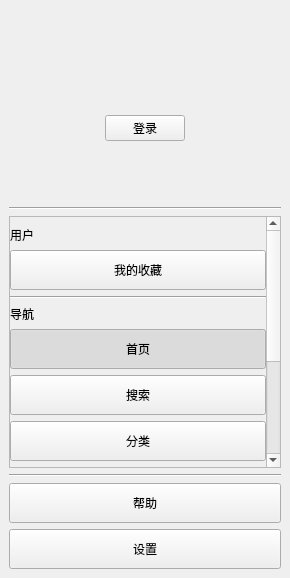
<?xml version="1.0" encoding="UTF-8"?>
<ui version="4.0">
 <class>Navigation</class>
 <widget class="QWidget" name="Navigation">
  <property name="geometry">
   <rect>
    <x>0</x>
    <y>0</y>
    <width>290</width>
    <height>578</height>
   </rect>
  </property>
  <property name="windowTitle">
   <string>导航</string>
  </property>
  <property name="styleSheet">
   <string notr="true"/>
  </property>
  <layout class="QVBoxLayout" name="verticalLayout_2">
   <property name="spacing">
    <number>6</number>
   </property>
   <property name="leftMargin">
    <number>0</number>
   </property>
   <property name="topMargin">
    <number>0</number>
   </property>
   <property name="rightMargin">
    <number>0</number>
   </property>
   <property name="bottomMargin">
    <number>0</number>
   </property>
   <item>
    <widget class="QWidget" name="widget" native="true">
     <layout class="QVBoxLayout" name="verticalLayout">
      <item alignment="Qt::AlignHCenter">
       <widget class="HeadLabel" name="picLabel">
        <property name="minimumSize">
         <size>
          <width>100</width>
          <height>100</height>
         </size>
        </property>
        <property name="maximumSize">
         <size>
          <width>100</width>
          <height>100</height>
         </size>
        </property>
        <property name="text">
         <string/>
        </property>
        <property name="pixmap">
         <pixmap resource="../../res/images.qrc">:/png/icon/placeholder_avatar.png</pixmap>
        </property>
        <property name="scaledContents">
         <bool>true</bool>
        </property>
       </widget>
      </item>
      <item alignment="Qt::AlignHCenter">
       <widget class="QPushButton" name="pushButton">
        <property name="sizePolicy">
         <sizepolicy hsizetype="Maximum" vsizetype="Fixed">
          <horstretch>0</horstretch>
          <verstretch>0</verstretch>
         </sizepolicy>
        </property>
        <property name="focusPolicy">
         <enum>Qt::NoFocus</enum>
        </property>
        <property name="text">
         <string>登录</string>
        </property>
       </widget>
      </item>
      <item>
       <widget class="QLabel" name="nameLabel">
        <property name="text">
         <string/>
        </property>
       </widget>
      </item>
      <item>
       <widget class="QLabel" name="titleLabel">
        <property name="minimumSize">
         <size>
          <width>150</width>
          <height>0</height>
         </size>
        </property>
        <property name="text">
         <string/>
        </property>
       </widget>
      </item>
      <item>
       <layout class="QHBoxLayout" name="horizontalLayout">
        <item>
         <widget class="QLabel" name="expLabel">
          <property name="text">
           <string/>
          </property>
         </widget>
        </item>
        <item>
         <widget class="QLabel" name="levelLabel">
          <property name="text">
           <string/>
          </property>
         </widget>
        </item>
       </layout>
      </item>
      <item>
       <widget class="Line" name="line_4">
        <property name="orientation">
         <enum>Qt::Horizontal</enum>
        </property>
       </widget>
      </item>
      <item>
       <widget class="SmoothScrollArea" name="scrollArea">
        <property name="widgetResizable">
         <bool>true</bool>
        </property>
        <widget class="QWidget" name="scrollAreaWidgetContents">
         <property name="geometry">
          <rect>
           <x>0</x>
           <y>-131</y>
           <width>253</width>
           <height>378</height>
          </rect>
         </property>
         <layout class="QVBoxLayout" name="verticalLayout_3">
          <property name="spacing">
           <number>6</number>
          </property>
          <property name="leftMargin">
           <number>0</number>
          </property>
          <property name="topMargin">
           <number>9</number>
          </property>
          <property name="rightMargin">
           <number>0</number>
          </property>
          <property name="bottomMargin">
           <number>9</number>
          </property>
          <item>
           <widget class="QLabel" name="label">
            <property name="text">
             <string>用户</string>
            </property>
           </widget>
          </item>
          <item>
           <widget class="QToolButton" name="collectButton">
            <property name="sizePolicy">
             <sizepolicy hsizetype="Expanding" vsizetype="Fixed">
              <horstretch>0</horstretch>
              <verstretch>0</verstretch>
             </sizepolicy>
            </property>
            <property name="minimumSize">
             <size>
              <width>150</width>
              <height>40</height>
             </size>
            </property>
            <property name="focusPolicy">
             <enum>Qt::NoFocus</enum>
            </property>
            <property name="text">
             <string>我的收藏</string>
            </property>
            <property name="icon">
             <iconset>
              <normaloff>:/images/menu/Contact.png</normaloff>:/images/menu/Contact.png</iconset>
            </property>
            <property name="iconSize">
             <size>
              <width>32</width>
              <height>32</height>
             </size>
            </property>
            <property name="checkable">
             <bool>true</bool>
            </property>
            <property name="toolButtonStyle">
             <enum>Qt::ToolButtonTextBesideIcon</enum>
            </property>
            <attribute name="buttonGroup">
             <string notr="true">buttonGroup</string>
            </attribute>
           </widget>
          </item>
          <item>
           <widget class="Line" name="line">
            <property name="orientation">
             <enum>Qt::Horizontal</enum>
            </property>
           </widget>
          </item>
          <item>
           <widget class="QLabel" name="label_2">
            <property name="text">
             <string>导航</string>
            </property>
           </widget>
          </item>
          <item>
           <widget class="QToolButton" name="indexButton">
            <property name="sizePolicy">
             <sizepolicy hsizetype="Expanding" vsizetype="Fixed">
              <horstretch>0</horstretch>
              <verstretch>0</verstretch>
             </sizepolicy>
            </property>
            <property name="minimumSize">
             <size>
              <width>150</width>
              <height>40</height>
             </size>
            </property>
            <property name="focusPolicy">
             <enum>Qt::NoFocus</enum>
            </property>
            <property name="text">
             <string>首页</string>
            </property>
            <property name="icon">
             <iconset>
              <normaloff>:/images/menu/Contact.png</normaloff>:/images/menu/Contact.png</iconset>
            </property>
            <property name="iconSize">
             <size>
              <width>32</width>
              <height>32</height>
             </size>
            </property>
            <property name="checkable">
             <bool>true</bool>
            </property>
            <property name="checked">
             <bool>true</bool>
            </property>
            <property name="popupMode">
             <enum>QToolButton::DelayedPopup</enum>
            </property>
            <property name="toolButtonStyle">
             <enum>Qt::ToolButtonTextBesideIcon</enum>
            </property>
            <property name="arrowType">
             <enum>Qt::NoArrow</enum>
            </property>
            <attribute name="buttonGroup">
             <string notr="true">buttonGroup</string>
            </attribute>
           </widget>
          </item>
          <item>
           <widget class="QToolButton" name="searchButton">
            <property name="sizePolicy">
             <sizepolicy hsizetype="Expanding" vsizetype="Fixed">
              <horstretch>0</horstretch>
              <verstretch>0</verstretch>
             </sizepolicy>
            </property>
            <property name="minimumSize">
             <size>
              <width>150</width>
              <height>40</height>
             </size>
            </property>
            <property name="focusPolicy">
             <enum>Qt::NoFocus</enum>
            </property>
            <property name="text">
             <string>搜索</string>
            </property>
            <property name="icon">
             <iconset>
              <normaloff>:/images/menu/Contact.png</normaloff>:/images/menu/Contact.png</iconset>
            </property>
            <property name="iconSize">
             <size>
              <width>32</width>
              <height>32</height>
             </size>
            </property>
            <property name="checkable">
             <bool>true</bool>
            </property>
            <property name="popupMode">
             <enum>QToolButton::DelayedPopup</enum>
            </property>
            <property name="toolButtonStyle">
             <enum>Qt::ToolButtonTextBesideIcon</enum>
            </property>
            <property name="arrowType">
             <enum>Qt::NoArrow</enum>
            </property>
            <attribute name="buttonGroup">
             <string notr="true">buttonGroup</string>
            </attribute>
           </widget>
          </item>
          <item>
           <widget class="QToolButton" name="categoryButton">
            <property name="sizePolicy">
             <sizepolicy hsizetype="Expanding" vsizetype="Fixed">
              <horstretch>0</horstretch>
              <verstretch>0</verstretch>
             </sizepolicy>
            </property>
            <property name="minimumSize">
             <size>
              <width>150</width>
              <height>40</height>
             </size>
            </property>
            <property name="focusPolicy">
             <enum>Qt::NoFocus</enum>
            </property>
            <property name="text">
             <string>分类</string>
            </property>
            <property name="icon">
             <iconset>
              <normaloff>:/images/menu/Contact.png</normaloff>:/images/menu/Contact.png</iconset>
            </property>
            <property name="iconSize">
             <size>
              <width>32</width>
              <height>32</height>
             </size>
            </property>
            <property name="checkable">
             <bool>true</bool>
            </property>
            <property name="popupMode">
             <enum>QToolButton::DelayedPopup</enum>
            </property>
            <property name="toolButtonStyle">
             <enum>Qt::ToolButtonTextBesideIcon</enum>
            </property>
            <property name="arrowType">
             <enum>Qt::NoArrow</enum>
            </property>
            <attribute name="buttonGroup">
             <string notr="true">buttonGroup</string>
            </attribute>
           </widget>
          </item>
          <item>
           <widget class="QToolButton" name="commentButton">
            <property name="sizePolicy">
             <sizepolicy hsizetype="Expanding" vsizetype="Fixed">
              <horstretch>0</horstretch>
              <verstretch>0</verstretch>
             </sizepolicy>
            </property>
            <property name="minimumSize">
             <size>
              <width>150</width>
              <height>40</height>
             </size>
            </property>
            <property name="focusPolicy">
             <enum>Qt::NoFocus</enum>
            </property>
            <property name="text">
             <string>评论</string>
            </property>
            <property name="icon">
             <iconset>
              <normaloff>:/images/menu/Contact.png</normaloff>:/images/menu/Contact.png</iconset>
            </property>
            <property name="iconSize">
             <size>
              <width>32</width>
              <height>32</height>
             </size>
            </property>
            <property name="checkable">
             <bool>true</bool>
            </property>
            <property name="popupMode">
             <enum>QToolButton::DelayedPopup</enum>
            </property>
            <property name="toolButtonStyle">
             <enum>Qt::ToolButtonTextBesideIcon</enum>
            </property>
            <property name="arrowType">
             <enum>Qt::NoArrow</enum>
            </property>
            <attribute name="buttonGroup">
             <string notr="true">buttonGroup</string>
            </attribute>
           </widget>
          </item>
          <item>
           <widget class="Line" name="line_2">
            <property name="orientation">
             <enum>Qt::Horizontal</enum>
            </property>
           </widget>
          </item>
          <item>
           <widget class="QLabel" name="label_3">
            <property name="text">
             <string>其他</string>
            </property>
           </widget>
          </item>
          <item>
           <widget class="QToolButton" name="downloadButton">
            <property name="sizePolicy">
             <sizepolicy hsizetype="Expanding" vsizetype="Fixed">
              <horstretch>0</horstretch>
              <verstretch>0</verstretch>
             </sizepolicy>
            </property>
            <property name="minimumSize">
             <size>
              <width>150</width>
              <height>40</height>
             </size>
            </property>
            <property name="focusPolicy">
             <enum>Qt::NoFocus</enum>
            </property>
            <property name="text">
             <string>下载</string>
            </property>
            <property name="icon">
             <iconset>
              <normaloff>:/images/menu/Contact.png</normaloff>:/images/menu/Contact.png</iconset>
            </property>
            <property name="iconSize">
             <size>
              <width>32</width>
              <height>32</height>
             </size>
            </property>
            <property name="checkable">
             <bool>true</bool>
            </property>
            <property name="toolButtonStyle">
             <enum>Qt::ToolButtonTextBesideIcon</enum>
            </property>
            <attribute name="buttonGroup">
             <string notr="true">buttonGroup</string>
            </attribute>
           </widget>
          </item>
          <item>
           <widget class="QToolButton" name="waifu2xButton">
            <property name="sizePolicy">
             <sizepolicy hsizetype="Expanding" vsizetype="Fixed">
              <horstretch>0</horstretch>
              <verstretch>0</verstretch>
             </sizepolicy>
            </property>
            <property name="minimumSize">
             <size>
              <width>150</width>
              <height>40</height>
             </size>
            </property>
            <property name="focusPolicy">
             <enum>Qt::NoFocus</enum>
            </property>
            <property name="text">
             <string>Waifu2x</string>
            </property>
            <property name="icon">
             <iconset>
              <normaloff>:/images/menu/Contact.png</normaloff>:/images/menu/Contact.png</iconset>
            </property>
            <property name="iconSize">
             <size>
              <width>32</width>
              <height>32</height>
             </size>
            </property>
            <property name="checkable">
             <bool>true</bool>
            </property>
            <property name="toolButtonStyle">
             <enum>Qt::ToolButtonTextBesideIcon</enum>
            </property>
            <attribute name="buttonGroup">
             <string notr="true">buttonGroup</string>
            </attribute>
           </widget>
          </item>
          <item>
           <spacer name="verticalSpacer">
            <property name="orientation">
             <enum>Qt::Vertical</enum>
            </property>
            <property name="sizeHint" stdset="0">
             <size>
              <width>20</width>
              <height>40</height>
             </size>
            </property>
           </spacer>
          </item>
         </layout>
        </widget>
       </widget>
      </item>
      <item>
       <widget class="Line" name="line_3">
        <property name="orientation">
         <enum>Qt::Horizontal</enum>
        </property>
       </widget>
      </item>
      <item>
       <widget class="QToolButton" name="helpButton">
        <property name="sizePolicy">
         <sizepolicy hsizetype="Expanding" vsizetype="Fixed">
          <horstretch>0</horstretch>
          <verstretch>0</verstretch>
         </sizepolicy>
        </property>
        <property name="minimumSize">
         <size>
          <width>0</width>
          <height>40</height>
         </size>
        </property>
        <property name="focusPolicy">
         <enum>Qt::NoFocus</enum>
        </property>
        <property name="text">
         <string>帮助</string>
        </property>
        <property name="icon">
         <iconset>
          <normaloff>:/images/menu/Contact.png</normaloff>:/images/menu/Contact.png</iconset>
        </property>
        <property name="iconSize">
         <size>
          <width>32</width>
          <height>32</height>
         </size>
        </property>
        <property name="checkable">
         <bool>true</bool>
        </property>
        <property name="toolButtonStyle">
         <enum>Qt::ToolButtonTextBesideIcon</enum>
        </property>
        <attribute name="buttonGroup">
         <string notr="true">buttonGroup</string>
        </attribute>
       </widget>
      </item>
      <item>
       <widget class="QToolButton" name="settingButton">
        <property name="sizePolicy">
         <sizepolicy hsizetype="Expanding" vsizetype="Fixed">
          <horstretch>0</horstretch>
          <verstretch>0</verstretch>
         </sizepolicy>
        </property>
        <property name="minimumSize">
         <size>
          <width>150</width>
          <height>40</height>
         </size>
        </property>
        <property name="focusPolicy">
         <enum>Qt::NoFocus</enum>
        </property>
        <property name="styleSheet">
         <string notr="true"/>
        </property>
        <property name="text">
         <string>设置</string>
        </property>
        <property name="icon">
         <iconset>
          <normaloff>:/images/menu/Contact.png</normaloff>:/images/menu/Contact.png</iconset>
        </property>
        <property name="iconSize">
         <size>
          <width>32</width>
          <height>32</height>
         </size>
        </property>
        <property name="checkable">
         <bool>true</bool>
        </property>
        <property name="toolButtonStyle">
         <enum>Qt::ToolButtonTextBesideIcon</enum>
        </property>
        <property name="autoRaise">
         <bool>false</bool>
        </property>
        <attribute name="buttonGroup">
         <string notr="true">buttonGroup</string>
        </attribute>
       </widget>
      </item>
     </layout>
    </widget>
   </item>
  </layout>
 </widget>
 <customwidgets>
  <customwidget>
   <class>HeadLabel</class>
   <extends>QLabel</extends>
   <header location="global">component.label.head_label.h</header>
  </customwidget>
  <customwidget>
   <class>SmoothScrollArea</class>
   <extends>QScrollArea</extends>
   <header location="global">component.scroll_area.smooth_scroll_area.h</header>
   <container>1</container>
  </customwidget>
 </customwidgets>
 <resources>
  <include location="../../res/images.qrc"/>
 </resources>
 <connections/>
 <buttongroups>
  <buttongroup name="buttonGroup"/>
 </buttongroups>
</ui>
